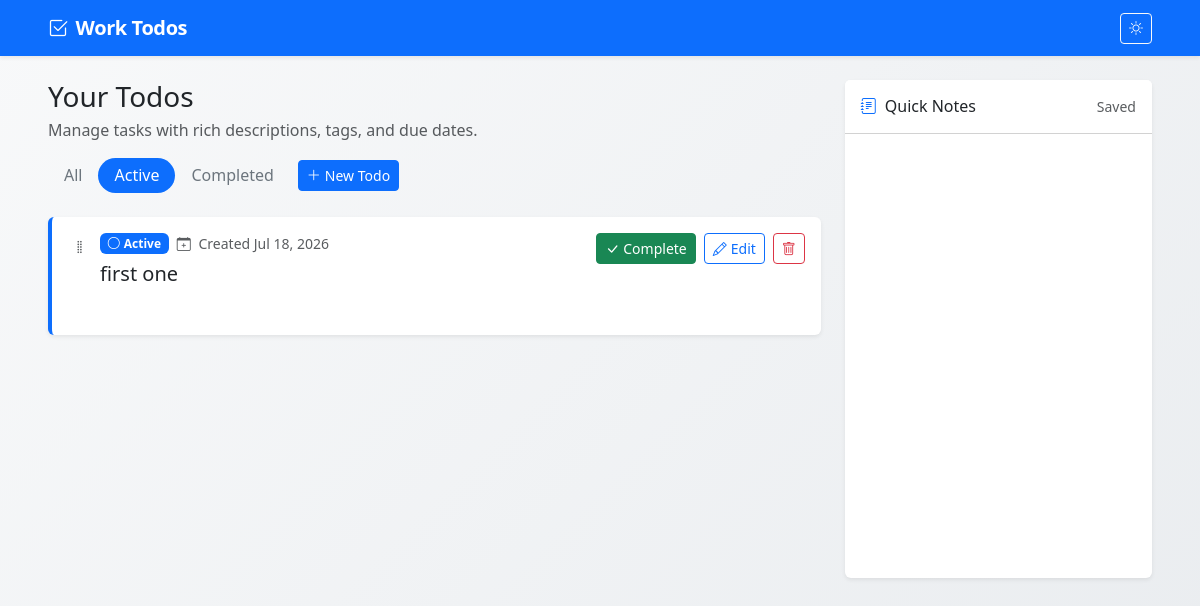
The page / on the database its author committed.
### app.py (models this page shows, shortened)
class Todo(db.Model):
    id = db.Column(db.Integer, primary_key=True)
    title = db.Column(db.String(200), nullable=False)
    description = db.Column(db.Text, default="")
    created_at = db.Column(db.DateTime, default=lambda: datetime.now(timezone.utc), nullable=False)
    due_date = db.Column(db.Date, nullable=True)
    completed = db.Column(db.Boolean, default=False, nullable=False)
    sort_order = db.Column(db.Integer, default=0, nullable=False, index=True)
    categories = db.relationship("Category", secondary=todo_categories, back_populates="todos")
    @property
    def created_at_local(self):
        return self.created_at.replace(tzinfo=timezone.utc).astimezone()
    @property
    def is_overdue(self):
        if self.completed or not self.due_date:
            return False
        return self.due_date < date.today()

### app.py (the view)
@app.route("/")
def index():
    filter_status = get_filter_status()
    selected_category_ids = get_selected_category_ids()
    query = Todo.query.order_by(Todo.sort_order.asc(), Todo.created_at.desc())
    if filter_status == "active":
        query = query.filter_by(completed=False)
    elif filter_status == "completed":
        query = query.filter_by(completed=True)
    if selected_category_ids:
        query = query.filter(Todo.categories.any(Category.id.in_(selected_category_ids)))
    todos = query.all()
    available_categories = get_available_categories(filter_status, selected_category_ids)
    quick_notes = get_quick_notes()
    return render_template(
        "index.html",
        todos=todos,
        filter_status=filter_status,
        available_categories=available_categories,
        selected_category_ids=selected_category_ids,
        quick_notes=quick_notes,
    )

### app.py (called while the page is built)
def get_selected_category_ids():
    selected = []
    for value in request.args.getlist("categories"):
        if value.isdigit():
            selected.append(int(value))
    return selected

def get_quick_notes():
    return QuickNotesRepository(db, QuickNotes).get_or_create()

def get_available_categories(filter_status="all", include_ids=None):
    return CategoryRepository(db, Category, Todo).get_available(filter_status, include_ids)

def get_filter_status():
    filter_status = request.args.get("filter", "active")
    if filter_status not in ("all", "active", "completed"):
        return "active"
    return filter_status

### repositories/category_repository.py (called while the page is built)
    def get_available(self, filter_status="all", include_ids=None):
        include_ids = list(include_ids or [])
        query = self.model.query
        if filter_status == "active":
            query = query.filter(self.model.todos.any(self.Todo.completed.is_(False)))
        elif filter_status == "completed":
            query = query.filter(self.model.todos.any(self.Todo.completed.is_(True)))
        else:
            query = query.filter(self.model.todos.any())
        categories = {c.id: c for c in query.order_by(self.model.name).all()}
        if include_ids:
            for c in self.model.query.filter(self.model.id.in_(include_ids)).all():
                categories[c.id] = c
        return sorted(categories.values(), key=lambda c: c.name)

### repositories/quicknotes_repository.py (called while the page is built)
    def get_or_create(self):
        notes = self.model.query.first()
        if notes is None:
            notes = self.model(content="")
            self.add(notes)
        return notes

### templates/index.html (shortened to what this page needs)
{% extends "base.html" %}
{% block main_class %}container-fluid px-4 px-lg-5{% endblock %}
{% block nav_class %}container-fluid px-4 px-lg-5{% endblock %}
{% block content %}
<div class="index-layout">
    <div class="index-main">
        <div class="d-flex flex-wrap align-items-center justify-content-between gap-3 mb-4">
            <div>
                <h1 class="h3 mb-1">Your Todos</h1>
                <p class="text-muted mb-0">Manage tasks with rich descriptions, tags, and due dates.</p>
            </div>
            <div class="d-flex flex-wrap align-items-center gap-2">
                <ul class="nav filter-pills mb-0">
                    <li class="nav-item">
                        <a class="nav-link {% if filter_status == 'all' %}active bg-primary text-white{% else %}text-secondary{% endif %}"
                           href="{{ url_for('index', filter='all', categories=selected_category_ids) }}">All</a>
                    </li>
                    <li class="nav-item">
                        <a class="nav-link {% if filter_status == 'active' %}active bg-primary text-white{% else %}text-secondary{% endif %}"
                           href="{{ url_for('index', filter='active', categories=selected_category_ids) }}">Active</a>
                    </li>
                    <li class="nav-item">
                        <a class="nav-link {% if filter_status == 'completed' %}active bg-primary text-white{% else %}text-secondary{% endif %}"
                           href="{{ url_for('index', filter='completed', categories=selected_category_ids) }}">Completed</a>
                    </li>
                </ul>
                <a href="{{ url_for('create_todo') }}" class="btn btn-primary btn-sm">
                    <i class="bi bi-plus-lg me-1"></i>New Todo
                </a>
            </div>
        </div>
        {% if todos %}
            <div class="row g-3" id="todo-list">
                {% for todo in todos %}
                <div class="col-12 todo-item" data-todo-id="{{ todo.id }}">
                    <div class="card todo-card shadow-sm border-0 {% if todo.completed %}border-start border-success border-4{% elif todo.is_overdue %}border-start border-danger border-4{% else %}border-start border-primary border-4{% endif %}">
                        <div class="card-body">
                            <div class="d-flex flex-wrap align-items-start justify-content-between gap-3">
                                <div class="d-flex align-items-start gap-2 flex-grow-1 min-w-0">
                                    <button type="button" class="btn btn-sm btn-link text-muted drag-handle px-1" title="Drag to reorder" aria-label="Drag to reorder">
                                        <i class="bi bi-grip-vertical"></i>
                                    </button>
                                    <div class="flex-grow-1 min-w-0">
                                    <div class="d-flex flex-wrap align-items-center gap-2 mb-2">
                                        {% if todo.completed %}
                                            <span class="badge text-bg-success"><i class="bi bi-check-circle me-1"></i>Completed</span>
                                        {% else %}
                                            <span class="badge text-bg-primary"><i class="bi bi-circle me-1"></i>Active</span>
                                        {% endif %}
                                        <small class="text-muted">
                                            <i class="bi bi-calendar-plus me-1"></i>
                                            Created {{ todo.created_at_local.strftime('%b %d, %Y') }}
                                        </small>
                                    </div>
                                    <h2 class="h5 todo-title mb-2 {% if todo.completed %}completed{% endif %}">{{ todo.title }}</h2>
                                    {% if todo.description %}
                                    <div class="todo-description text-secondary">
                                        {{ todo.description | safe }}
                                    </div>
                                    {% else %}
                                    <p class="text-muted fst-italic mb-0">No description provided.</p>
                                    {% endif %}
                                    </div>
                                </div>
                                <div class="d-flex flex-wrap gap-2">
                                    <form action="{{ url_for('toggle_todo', todo_id=todo.id) }}" method="post">
                                        <button type="submit" class="btn btn-sm {% if todo.completed %}btn-outline-secondary{% else %}btn-success{% endif %}">
                                            {% if todo.completed %}
                                                <i class="bi bi-arrow-counterclockwise me-1"></i>Reopen
                                            {% else %}
                                                <i class="bi bi-check-lg me-1"></i>Complete
                                            {% endif %}
                                        </button>
                                    </form>
                                    <a href="{{ url_for('edit_todo', todo_id=todo.id) }}" class="btn btn-sm btn-outline-primary">
                                        <i class="bi bi-pencil me-1"></i>Edit
                                    </a>
                                    <form action="{{ url_for('delete_todo', todo_id=todo.id) }}" method="post"
                                          onsubmit="return confirm('Delete this todo?');">
                                        <button type="submit" class="btn btn-sm btn-outline-danger">
                                            <i class="bi bi-trash"></i>
                                        </button>
                                    </form>
                                </div>
                            </div>
                        </div>
                    </div>
                </div>
                {% endfor %}
            </div>
        {% endif %}
    </div>
    <aside class="index-notes">
        <div class="card quick-notes-card shadow-sm border-0 h-100">
            <div class="card-header bg-body d-flex align-items-center justify-content-between py-3">
                <h2 class="h6 mb-0">
                    <i class="bi bi-journal-text me-2 text-primary"></i>Quick Notes
                </h2>
                <small id="quick-notes-status" class="text-muted">Saved</small>
            </div>
            <div class="card-body p-3 pt-2">
                <div id="quick-notes-editor">{{ quick_notes.content | safe }}</div>
            </div>
        </div>
    </aside>
</div>
{% endblock %}

### templates/base.html (style rules this page uses)
:root, [data-bs-theme="light"] { --app-bg-start: #f8f9fa; --app-bg-end: #e9ecef; --editor-bg: #fff; --quill-stroke: #ccc; --quill-fill: #444; --quill-toolbar-bg: #f8f9fa; }
body { background: linear-gradient(135deg, var(--app-bg-start) 0%, var(--app-bg-end) 100%); min-height: 100vh; }
.todo-card { transition: transform 0.15s ease, box-shadow 0.15s ease; }
.drag-handle { cursor: grab; line-height: 1; margin-top: 0.15rem; }
.todo-description { line-height: 1.6; }
.todo-description p:last-child { margin-bottom: 0; }
#editor, #quick-notes-editor { background: var(--editor-bg); }
.filter-pills .nav-link { border-radius: 2rem; padding: 0.35rem 1rem; }
.index-layout { display: flex; align-items: flex-start; gap: 1.5rem; }
.index-main { flex: 0 0 70%; max-width: 70%; min-width: 0; }
.index-notes { flex: 0 0 calc(30% - 1.5rem); max-width: calc(30% - 1.5rem); min-width: 0; }
.quick-notes-card { position: sticky; top: 1rem; }
#quick-notes-editor { min-height: 420px; }

### rows shown on the page
Todo: completed False (drawn), created_at_local "Jul 18, 2026", title "first one"
